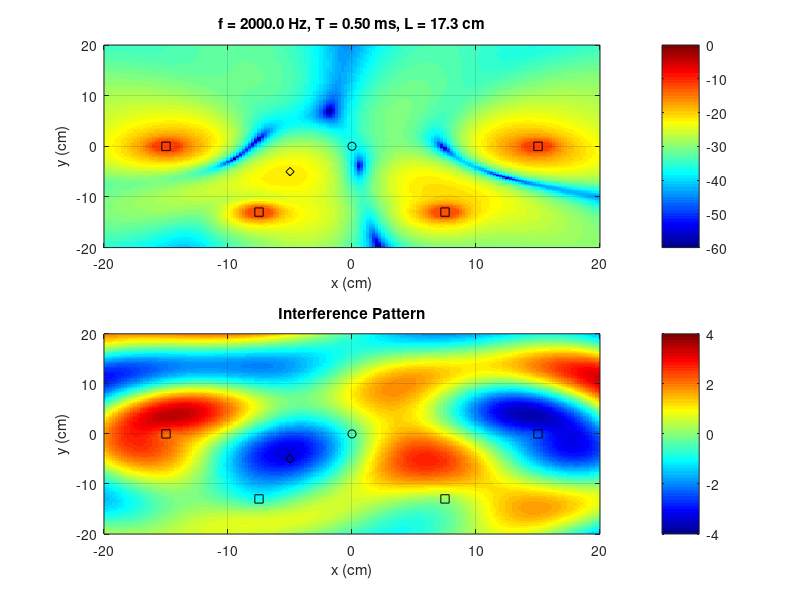
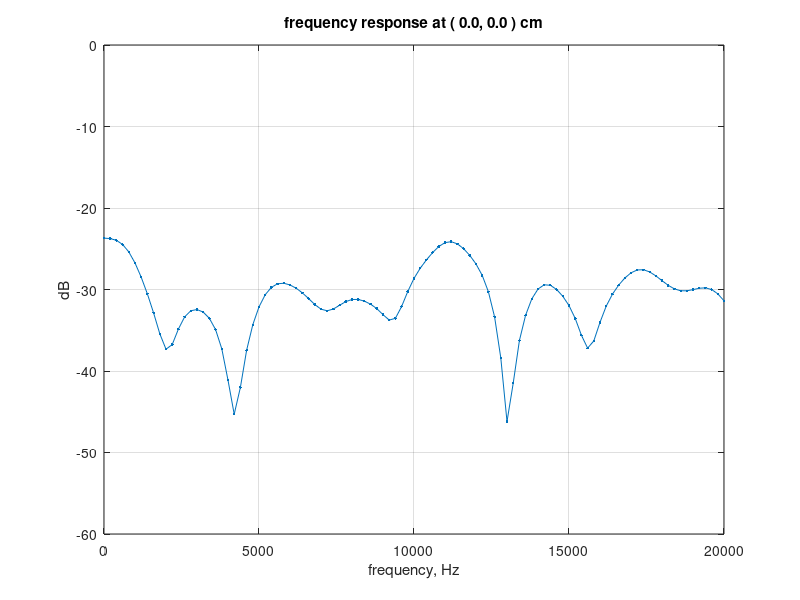

Write the MATLAB code that produced these figures, in order.
% bf - mic array beamforming response

% modification history
% --------------------
%                ----  v6.0.0  ----
% 02.15.07  JDM  created
% 02.20.07  JDM  interference and sensitivity plots
% 02.27.07  JDM  units, steering, clean-up
% 03.02.07  JDM  freq resp for one point
%
% JDM == Joel D. Miller

% Copyright (C) 2001-2018 United States Government as represented by the
% Administrator of the National Aeronautics and Space Administration (NASA).
% All Rights Reserved.
% 
% This software is distributed under the NASA Open Source Agreement (NOSA),
% version 1.3.  The NOSA has been approved by the Open Source Initiative.
% See the file NOSA.txt at the top of the distribution directory tree for the
% complete NOSA document.
% 
% THE SUBJECT SOFTWARE IS PROVIDED "AS IS" WITHOUT ANY WARRANTY OF ANYKIND,
% EITHER EXPRESSED, IMPLIED, OR STATUTORY, INCLUDING, BUT NOT LIMITED TO, ANY
% WARRANTY THAT THE SUBJECT SOFTWARE WILL CONFORM TO SPECIFICATIONS, ANY IMPLIED
% WARRANTIES OF MERCHANTABILITY, FITNESS FOR A PARTICULAR PURPOSE, OR FREEDOM
% FROM INFRINGEMENT, ANY WARRANTY THAT THE SUBJECT SOFTWARE WILL BE ERROR FREE,
% OR ANY WARRANTY THAT DOCUMENTATION, IF PROVIDED, WILL CONFORM TO THE SUBJECT
% SOFTWARE.

%23456789 123456789 123456789 123456789 123456789 123456789 123456789 1234567890

% test signal frequency and period
f = 2000;  % Hz
T = 1/f;   % s

% steering location, cm
sx1 = -5;
sy1 = -5;
%sx1 = 0;
%sy1 = 0;
fprintf( '\nsteering location = ( %.1f cm, %.1f cm )\n', sx1, sy1 );

% frequency response location, cm
%sx2 = sx1;
%sy2 = sy1;
sx2 = 0;
sy2 = 0;

% speed of sound (from slabdefs.h)
dSoundSpeed = 346.0;        % meters/s
soscm = dSoundSpeed * 100;  % cm/s

% Nt discreet-time samples, one period of test signal
Nt = 50;
t = 0 : (T/(Nt-1)) : T;     % seconds

% mic positions

% arc array
r  = 15;                    % circle radius, cm
x5 =  r*cos(60*pi/180);     % 5 o'clock angle relative to 3 oc
y5 = -r*sin(60*pi/180);
x  = [ -r -x5 x5 r ];       % 9, 7, 5, 3 oc
y  = [  0  y5 y5 0 ];

% circular array
%x  = [ -r -x5 x5 r -x5  x5 ];       % 9, 7, 5, 3, 11, 1 oc
%y  = [  0  y5 y5 0 -y5 -y5 ];

% linear array
%x  = [ -10  -5   0   5  10 ];
%y  = [ -10 -10 -10 -10 -10 ];

Nm = length(x);           % number of mics
mw = (1/Nm)*ones(1,Nm);   % array weights

% delays from steering location to mic
md = sqrt( (x-sx1).^2 + (y-sy1).^2 ) / soscm;  % seconds
% delays relative to mic 1
md = md - md(1);

% location of mics
fprintf( '\nmic locations x,y (cm), weights, delays (us):\n\n' );
fprintf( '%5.1f  %5.1f  %4.2f  %6.1f\n', [ x; y; mw; md*1000000 ] );

% dimensions of analysis area = 2*dd x 2*dd
dd = 20;     % cm
inc = 0.25;  % simulation grid increment, cm
simgrid = -dd:inc:dd;

% responses
resps = zeros( 2*dd/inc, 2*dd/inc );  % 1 period summed response
respi = zeros( 2*dd/inc, 2*dd/inc );  % interference pattern

% sample x,y space
c = 1;  % col == x
for sx = simgrid,
  r = 1;  % row == y
  for sy = simgrid,
    sr = zeros( Nt, 1 );    % sum of signals reaching mics
    si = 0;                 % interference pattern
    for m = 1 : Nm,  % for each mic
      % source-mic distance and delay for mic m
      dist = sqrt( (x(m)-sx)^2 + (y(m)-sy)^2 );   % distance, cm
      del = dist / soscm;                         % delay, s

      % spread rolloff, recorded level at 1cm or less = 1
      rolloff = 1;
      if dist > 1,
        rolloff = 1/dist;
      end;
      sr = sr + rolloff * mw(m) * sin( 2*pi*f * (t + del - md(m)) )';
      si = si + sin( 2*pi*f * (del - md(m)) );
    end;
    resps( r, c ) = 20*log10( sqrt( sum(sr.*sr)/Nt )/0.707 );
    respi( r, c ) = si;
    r = r + 1;
  end;
  c = c + 1;
end;

figure;

% mic array response, dB
subplot(2,1,1);
imagesc( simgrid, simgrid, resps, [ -60 0 ] );
hold on;
grid on;
plot(x,y,'ks',sx1,sy1,'kd',sx2,sy2,'ko');
xlabel('x (cm)');
ylabel('y (cm)');
axis xy;
axis( [ -dd dd -dd dd ] );
colormap('jet');  % see also: copper, gray
colorbar;
title( sprintf( 'f = %.1f Hz, T = %.2f ms, L = %.1f cm', f, T*1000, soscm*T ) );

% mic array interference pattern
subplot(2,1,2);
imagesc( simgrid, simgrid, respi, [ -Nm Nm ] );
hold on;
grid on;
plot(x,y,'ks',sx1,sy1,'kd',sx2,sy2,'ko');
xlabel('x (cm)');
ylabel('y (cm)');
axis xy;
axis( [ -dd dd -dd dd ] );
colormap('jet');
colorbar;
title( 'Interference Pattern' );

fprintf('\n');

% if the steering point were not adaptive to mouth location, the mouth would
% move through a series of different frequency responses, possibily
% contributing to speech recognition errors or poor fidelity

% frequency response at one point in space
sx = sx2;
sy = sy2;
Nt = 25;
frange = [ 1 200:200:20000 ];
respm = zeros( length( frange ), 1 );
fi = 0;
for f = frange,
  T = 1/f;  % new time sequence for each f for proper resolution
  t = 0 : (T/(Nt-1)) : T;  % seconds
  fi = fi + 1;
  sr = zeros( Nt, 1 );    % sum of signals reaching mics
  for m = 1 : Nm,  % for each mic
    % source-mic distance and delay for mic m
    dist = sqrt( (x(m)-sx)^2 + (y(m)-sy)^2 );   % distance, cm
    del = dist / soscm;                         % delay, s

    % spread rolloff, recorded level at 1cm or less = 1
    rolloff = 1;
    if dist > 1,
      rolloff = 1/dist;
    end;
    sr = sr + rolloff * mw(m) * sin( 2*pi*f * (t + del - md(m)) )';
  end;
  respm( fi ) = 20*log10( sqrt( sum(sr.*sr)/Nt )/0.707 );
end;

figure;
plot( frange, respm, '.-' );
grid on;
axis( [ 0 20000 -60 0 ] );
title( sprintf( 'frequency response at ( %.1f, %.1f ) cm', sx, sy ) );
xlabel( 'frequency, Hz' );
ylabel( 'dB' );
